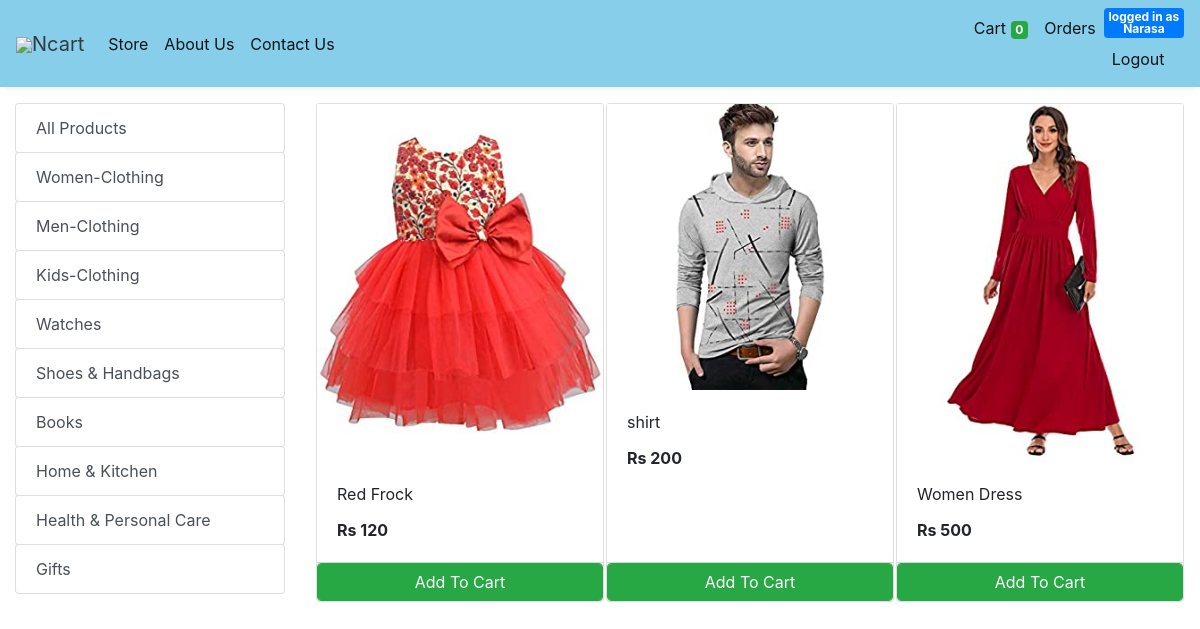
Page /store (signed in) on the committed database.
### store/models/category.py (models this page shows, shortened)
class Category(models.Model):
    name = models.CharField(max_length=50)
    @staticmethod
    def get_all_categories():
        print("inside get_all_categories() of Category class")
        return Category.objects.all()

### store/models/product.py (models this page shows, shortened)
class Products(models.Model):
    name = models.CharField(max_length=60)
    price = models.IntegerField(default=0)
    category = models.ForeignKey(Category, on_delete=models.CASCADE, default=1)
    description = models.CharField(max_length=250, default='', blank=True, null=True)
    image = models.ImageField(upload_to='products/')
    @staticmethod
    def get_all_products():
        return Products.objects.all()

### store/views/home.py (the view)
# urls.py: path('', include('store.urls')),
def store(request):
    cart = request.session.get('cart')
    out_of_stock = request.session.get('out_of_stock')
    if not cart:
        request.session['cart'] = {}
        request.session['out_of_stock'] = {}
    categories = Category.get_all_categories()
    category_id = request.GET.get('category')
    if category_id:
        products = Products.get_all_products_by_category_id(category_id)
    else:
        products = Products.get_all_products()
    data = {'products': products, 'categories': categories}
    print('You are logged in with email : ', request.session.get('email'))
    return render(request, 'html/index.html', data)

### store/templatetags/cart.py (called while the page is built)
@register.filter(name='is_in_cart')
def is_in_cart(product, cart):
    keys = cart.keys()
    for id in keys:
        if int(id) == product.id:
            return True
    return False;

### store/templatetags/custom_filter.py (called while the page is built)
@register.filter(name='currency')
def currency(number):
    return "Rs "+str(number)

### store/templates/html/index.html (shortened to what this page needs)
{% extends 'html/base.html' %}
{% block content %}
{% load cart %}
{% load custom_filter %}
<div class="container-fluid mt-3">
	<div class="row">
		<div class="col-lg-3 mx-auto">
			<div class="list-group">
				<a href="/" class="list-group-item list-group-item-action btn btn-outline-success">All Products</a>
				{% for category in categories %}
				<a href="/?category={{category.id}}"
					class="list-group-item list-group-item-action btn btn-outline-success ">{{category.name}}</a>
				{% endfor %}
			</div>
		</div>
		<div id='products' class="col-lg-9 mx-auto">
			<div class="row mx-auto">
				{% for product in products %}
				<div class="card mx-auto mb-3" id={{product.id}} style="width: 18rem;">
					<img class="card-img-bottom" src="{{product.image.url}}" alt="Card image cap">
					<div class="card-body">
						<p class="card-title">{{product.name}}</p>
						<p class="card-text"><b>{{product.price|currency}}</b></p>
					</div>
					<div class="card-footer p-0 no-gutters">
						{% if product|is_in_cart:request.session.cart %}
						<div class="row no-gutters">
							<form action="/#{{product.id}}" class="col-2 " method="post">
								{% csrf_token %}
								<input hidden type="text" name='product' value='{{product.id}}'>
								<input hidden type="text" name='remove' value='True'>
								<input type="submit" value=" - " class="btn btn-block btn-success border-right">
							</form>
								{%if product|is_out_stock_flag:request.session.out_of_stock%}
									<div class="text-center col btn btn-danger">Out of Stock </div>
								{% else %}
									<div class="text-center col btn btn-success">{{product|cart_quantity:request.session.cart}} in Cart</div>
									<form action="/#{{product.id}}" class="col-2 " method="post">
										{% csrf_token %}
										<input hidden type="text" name='product' value='{{product.id}}'>
										<input type="submit" value=" + " class="btn btn-block btn-success border-left">
									</form>
								{% endif %}
						</div>
						{% else %}
						<form action="/#{{product.id}}" method="POST" class="btn-block">
							<input type="submit" class="float-right btn btn-success form-control"
								value="Add To Cart">
						</form>
						{% endif %}
					</div>
				</div>
				{% endfor %}
			</div>
		</div>
	</div>
</div>
{% endblock %}

### rows in the picture
Category: name "Women-Clothing"
Category: name "Men-Clothing"
Category: name "Kids-Clothing"
Category: name "Watches"
Category: name "Shoes & Handbags"
Category: name "Books"
Category: name "Home & Kitchen"
Category: name "Health & Personal Care"
Category: name "Gifts"
Products: {{ product.id }} 1 (drawn), image (picture), name "Red Frock", price "Rs 120"
Products: image (picture), name "shirt", price "Rs 200"
Products: image (picture), name "Women Dress", price "Rs 500"

### other values in the picture
{{ request.session.cart.keys|length }} "0"
{{ request.session.customer_name }} "Narasa"
